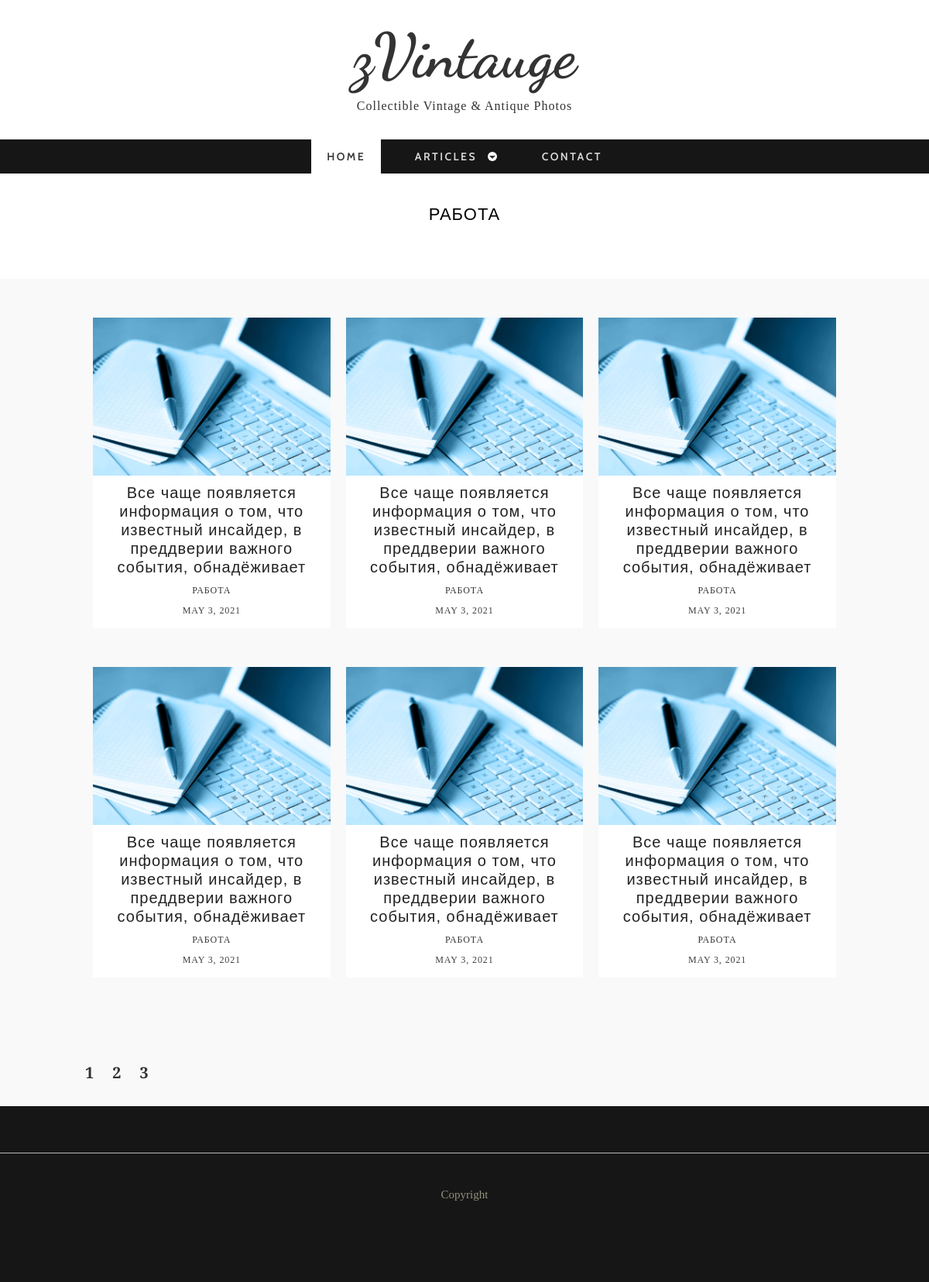
Page /articles/work on the earlier database version.
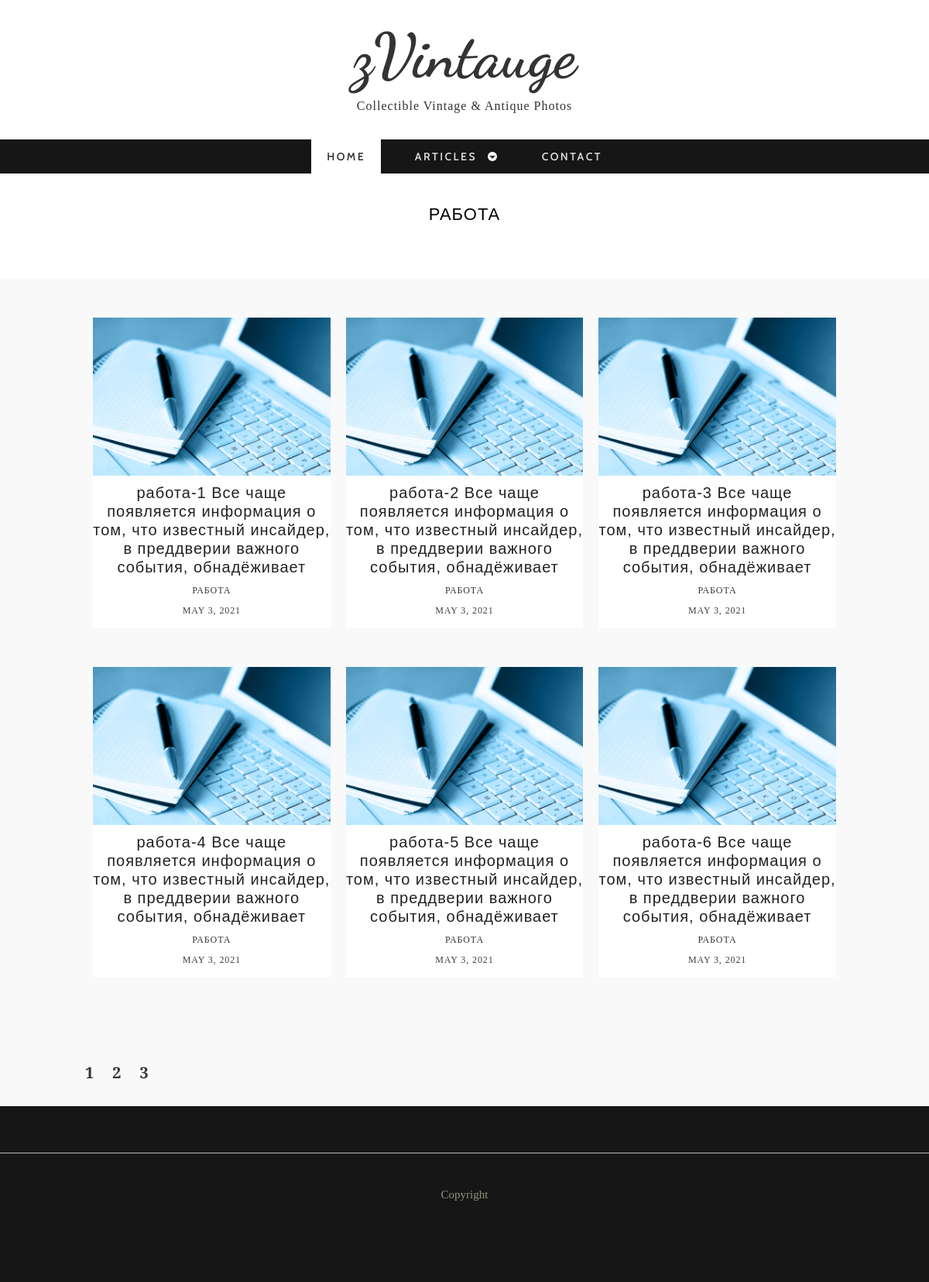
Same page on the later database version.
### tables this page shows
CREATE TABLE `posts` (
  `ID` int(11) NOT NULL,
  `ACTIVE` tinyint(1) NOT NULL,
  `TITLE` varchar(255) NOT NULL,
  `CODE` varchar(255) NOT NULL,
  `CONTENT` text NOT NULL,
  `CATEGORY_ID` int(11) NOT NULL,
  `AUTHOR_ID` int(11) NOT NULL,
  `DATE` datetime NOT NULL
);

### classes/DB.php (called while the page is built, shortened)
<?php
class DB
{
    private static $host = 'localhost';
    private static $database = 'articles';
    private static $user = 'test';
    private static $password = 'test';
    protected static function query($query)
    {
        try {
            $dsn = "mysql:dbname=" . self::$database . ";host=" . self::$host;
            $dbh = new PDO($dsn, self::$user, self::$password);
            $dbh->exec("set names utf8");
            $dbh->setAttribute(PDO::ATTR_ERRMODE, PDO::ERRMODE_EXCEPTION);
        } catch (PDOException $e) {
            die ('Ошибка подключения:' . $e->getMessage());
        }
        $resQuery = [];
        foreach ($dbh->query($query, PDO::FETCH_ASSOC) as $row) {
            $resQuery[] = $row;
        }
        return $resQuery;
    }
}

### classes/categories.php (called while the page is built, shortened)
<?php
require_once $_SERVER["DOCUMENT_ROOT"] . '/classes/DB.php';
class Categories extends DB
{
    public static function getCategoriesList( array $arSelect, array $arFilter, array $arOrder, array $arLimit): array
    {
        $select = !empty($arSelect) ? implode(",", $arSelect) : '*';
        $sql = "SELECT {$select} FROM `categories`";
        if (!empty($arFilter)) {
            $filter = self::editParameters($arFilter, '=', " AND ", '\'');
            $sql .= " WHERE {$filter}";
        }
        $order = !empty($arOrder) ? self::editParameters($arOrder, ' ', ",") : 'ID ASC';
        $sql .= " ORDER BY {$order}";
        return self::query($sql);
    }
    private static function editParameters($arParam, $connector, $separator, $otherConnector = '')
    {
        $array = [];
        foreach ($arParam as $key => $value) {
            $array[] = $key . $connector . $otherConnector . $value . $otherConnector;
        }
        return implode($separator, $array);
    }
}

### controller/init.php (called while the page is built, shortened)
<?php
require_once $_SERVER["DOCUMENT_ROOT"] . '/classes/posts.php';
require_once $_SERVER["DOCUMENT_ROOT"] . '/classes/categories.php';
if (!empty($_REQUEST['category'])) {
    $arCategory = Categories::getCategoriesList(['ID', 'NAME'], ['CODE' => $_REQUEST['category']], [], []);
    $arCategory = $arCategory[0];
    $arArticles = [];
    $offset = empty($_REQUEST['page']) || $_REQUEST['page'] == 1 ? 0 : ($_REQUEST['page'] - 1) * 6;
        $arPosts = Posts::getPostsList(['ID', 'ACTIVE', 'TITLE', 'CODE', 'CATEGORY_ID','DATE'], ['CATEGORY_ID' => $arCategory['ID']], ['DATE' => 'DESC'], ['limit' => 6, 'offset' => $offset]);
    foreach ($arPosts as $post) {
        if ($post['ACTIVE'] == true) {
            $post['CATEGORY_NAME'] = $arCategory['NAME'];
            $post['CATEGORY_CODE'] = $_REQUEST['category'];
            $arArticles[] = $post;
        }
    }
}

### classes/posts.php (called while the page is built, shortened)
<?php
    require_once $_SERVER["DOCUMENT_ROOT"] . '/classes/DB.php';
    class Posts extends DB
    {
        public static function getPostsList(array $arSelect, array $arFilter, array $arOrder, array $arLimit): array
        {
            $select = !empty($arSelect) ? implode(",", $arSelect) : '*';
            $sql = "SELECT {$select} FROM `posts`";
            if (!empty($arFilter)) {
                $filter = self::editParameters($arFilter, '=', " AND ", '\'');
                $sql .= " WHERE {$filter}";
            }
            $order = !empty($arOrder) ? self::editParameters($arOrder, ' ', ",") : 'ID ASC';
            $sql .= " ORDER BY {$order}";
            if (!empty($arLimit) && isset($arLimit['limit'])) {
                $sql .= " LIMIT {$arLimit['limit']} ";
                $sql .= isset($arLimit['offset']) ? " OFFSET {$arLimit['offset']} " : "";
            }
            return self::query($sql);
        }
        private static function editParameters($arParam, $connector, $separator, $otherConnector = '')
        {
            $array = [];
            foreach ($arParam as $key => $value) {
                $array[] = $key . $connector . $otherConnector . $value . $otherConnector;
            }
            return implode($separator, $array);
        }
    }

### articles/section.php (the view, shortened to what the changed rows need)
<?php
    require_once $_SERVER["DOCUMENT_ROOT"] . '/controller/init.php';
    require_once $_SERVER["DOCUMENT_ROOT"] . '/includes/header.php';
    ?>
    <div id="container">
        <div class="wrap-container">
            <section class="content-box box-1">
                <div class="zerogrid">
                    <div class="wrap-box">
                        <div class="box-header">
                            <h2><?=ucfirst($arCategory['NAME'])?></h2>
                        </div>
                    </div>
                </div>
            </section>
        </div>
    </div>
    <div id="container">
        <div class="wrap-container">
            <section class="content-box box-style-1 box-2">
                <div class="zerogrid">
                    <div class="wrap-box">
                        <div class="row">
                            <?php if(!empty($arArticles)):
                                foreach ($arArticles as $article):?>
                                    <div class="col-1-3">
                                        <div class="wrap-col">
                                            <article>
                                                <div class="post-thumbnail-wrap">
                                                    <a href="/articles/<?= $article['ID'] ?>" class="portfolio-box">
                                                        <img src="../images/stati.jpg" alt="">
                                                    </a>
                                                </div>
                                                <div class="entry-header ">
                                                    <h3 class="entry-title"><?= $article['TITLE'] ?></h3>
                                                    <div class="l-tags"><a href="/articles/<?= $article['CATEGORY_CODE'] ?>"><?= $article['CATEGORY_NAME'] ?></a>
                                                    </div>
                                                    <div class="l-tags"><?= date('F j, Y', strtotime($article['DATE'])); ?>
                                                    </div>
                                                </div>
                                            </article>
                                        </div>
                                    </div>
                                <?php endforeach;
                            endif; ?>
                        </div>
                    </div>
                </div>
            </section>
        </div>
    </div>
<?php
    require_once $_SERVER["DOCUMENT_ROOT"] . '/includes/footer.php';
?>

Differences in the rows shown:
changed posts: TITLE "Все чаще появляется информация о том, что известный инсайдер, в преддверии важного события, обнадёживает" → "работа-1 Все чаще появляется информация о том, что известный инсайдер, в преддверии важного события, обнадёживает"
changed posts: TITLE "Все чаще появляется информация о том, что известный инсайдер, в преддверии важного события, обнадёживает" → "работа-2 Все чаще появляется информация о том, что известный инсайдер, в преддверии важного события, обнадёживает"
changed posts: TITLE "Все чаще появляется информация о том, что известный инсайдер, в преддверии важного события, обнадёживает" → "работа-3 Все чаще появляется информация о том, что известный инсайдер, в преддверии важного события, обнадёживает"
changed posts: TITLE "Все чаще появляется информация о том, что известный инсайдер, в преддверии важного события, обнадёживает" → "работа-4 Все чаще появляется информация о том, что известный инсайдер, в преддверии важного события, обнадёживает"
changed posts: TITLE "Все чаще появляется информация о том, что известный инсайдер, в преддверии важного события, обнадёживает" → "работа-5 Все чаще появляется информация о том, что известный инсайдер, в преддверии важного события, обнадёживает"
changed posts: TITLE "Все чаще появляется информация о том, что известный инсайдер, в преддверии важного события, обнадёживает" → "работа-6 Все чаще появляется информация о том, что известный инсайдер, в преддверии важного события, обнадёживает"
